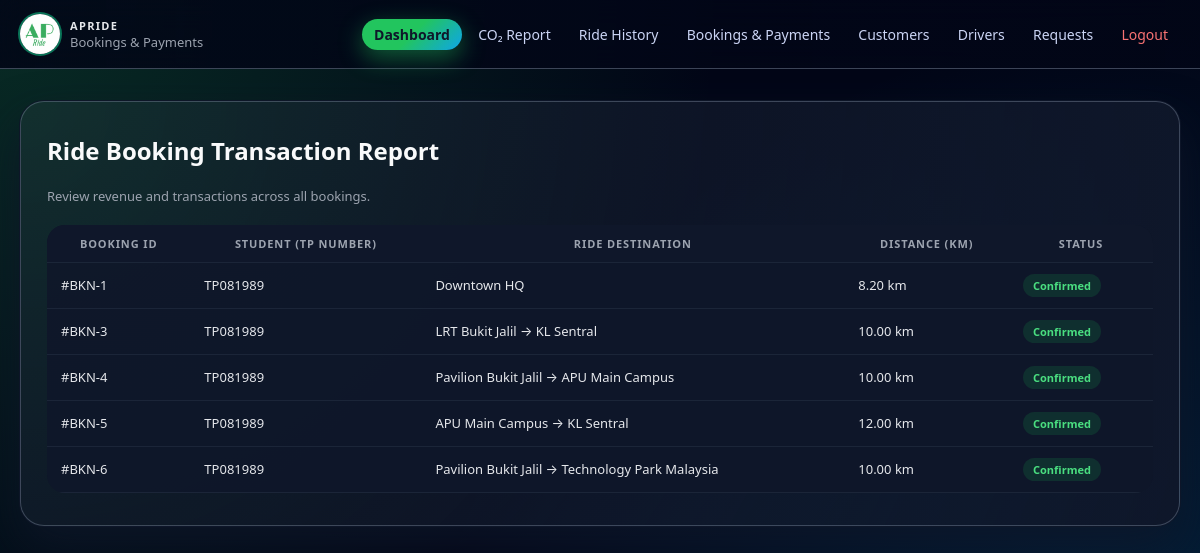
Page /transaction_report.php on the committed database.
### tables this page shows
CREATE TABLE IF NOT EXISTS `booking` (
  `booking_id` int NOT NULL AUTO_INCREMENT,
  `ride_id` int NOT NULL,
  `customer_id` int NOT NULL,
  `status` varchar(100) NOT NULL,
  PRIMARY KEY (`booking_id`),
  KEY `ride_id` (`ride_id`),
  KEY `customer_id` (`customer_id`)
);

CREATE TABLE IF NOT EXISTS `user` (
  `user_id` int NOT NULL AUTO_INCREMENT,
  `TP_Number` varchar(100) NOT NULL,
  `password` varchar(100) NOT NULL,
  `e_mail` varchar(100) DEFAULT NULL,
  `role` varchar(100) NOT NULL,
  `name` varchar(100) NOT NULL,
  PRIMARY KEY (`user_id`),
  UNIQUE KEY `TP_Number` (`TP_Number`),
  UNIQUE KEY `e_mail` (`e_mail`)
);

CREATE TABLE IF NOT EXISTS `ride` (
  `ride_id` int NOT NULL AUTO_INCREMENT,
  `driver_id` int NOT NULL,
  `destination` varchar(100) NOT NULL,
  `date_time` datetime NOT NULL,
  `available_seats` int NOT NULL,
  `price` decimal(10,2) NOT NULL,
  `distance_km` decimal(10,2) NOT NULL,
  PRIMARY KEY (`ride_id`),
  KEY `driver_id` (`driver_id`)
);

### transaction_report.php (the view, shortened to what this page needs)
<?php
include 'db.php';
$sql = "SELECT
            b.booking_id,
            u.tp_number AS student_name,
            r.destination,
            r.distance_km,
            r.ride_id
        FROM Booking b
        JOIN Customer c ON b.customer_id = c.customer_id
        JOIN User u ON c.user_id = u.user_id
        JOIN Ride r ON b.ride_id = r.ride_id";
$result = $conn->query($sql);
?>
<!DOCTYPE html>
<html lang="en">
<head>
    <link rel="stylesheet" href="app.css">
</head>
<body>
    <header class="ap-nav">
        <div class="ap-nav-inner">
            <div class="ap-nav-left">
                <img src="logo.png" alt="Logo" class="ap-logo">
                <div>
                    <div class="ap-brand">APRide</div>
                    <div class="ap-muted">Bookings & Payments</div>
                </div>
            </div>
            <div class="ap-nav-links">
                <a href="admin.php" class="ap-nav-primary">Dashboard</a>
                <a href="co2_report.php">CO₂ Report</a>
                <a href="ride_history.php">Ride History</a>
                <a href="transaction_report.php">Bookings & Payments</a>
                <a href="customer_list.php">Customers</a>
                <a href="view_drivers.php">Drivers</a>
                <a href="admin_approval.php">Requests</a>
                <a href="logout.php" style="color:#f97373;">Logout</a>
            </div>
        </div>
    </header>
    <div class="shell">
        <div class="glass-card">
            <h2 style="margin-top:0;">Ride Booking Transaction Report</h2>
            <p class="ap-muted" style="margin-bottom:20px;">Review revenue and transactions across all bookings.</p>
            <table class="ap-table">
                <thead>
                    <tr>
                        <th>Booking ID</th>
                        <th>Student (TP Number)</th>
                        <th>Ride Destination</th>
                        <th>Distance (km)</th>
                        <th>Status</th>
                    </tr>
                </thead>
                <tbody>
                    <?php
                    if ($result && $result->num_rows > 0) {
                        while($row = $result->fetch_assoc()) {
                            echo "<tr>
                                    <td>#BKN-" . htmlspecialchars($row["booking_id"]) . "</td>
                                    <td>" . htmlspecialchars($row["student_name"]) . "</td>
                                    <td>" . htmlspecialchars($row["destination"]) . "</td>
                                    <td>" . htmlspecialchars($row["distance_km"]) . " km</td>
                                    <td><span class='ap-pill ap-pill-green'>Confirmed</span></td>
                                  </tr>";
                        }
                    } else {
                        echo "<tr><td colspan='5' style='text-align:center; padding:30px; color:#9ca3af;'>No bookings found in the database.</td></tr>";
                    }
                    ?>
                </tbody>
            </table>
        </div>
    </div>
</body>
</html>

### app.css (style rules this page uses)
* { box-sizing: border-box; }
body { margin: 0; font-family: system-ui, -apple-system, BlinkMacSystemFont, "Segoe UI", sans-serif; color: #0f172a; background: radial-gradient(circle at top left, #22c55e33 0, transparent 50%), radial-gradient(circle at bottom right, #0ea5e933 0, transparent 55%), #020617; min-height: 100vh; }
.shell { max-width: 1200px; margin: 0 auto; padding: 32px 20px 48px; }
.ap-nav { position: sticky; top: 0; z-index: 20; backdrop-filter: blur(14px); background: linear-gradient(to right, #020617dd, #020617cc); border-bottom: 1px solid rgba(148, 163, 184, 0.4); }
.ap-nav-inner { max-width: 1200px; margin: 0 auto; padding: 14px 20px; display: flex; align-items: center; justify-content: space-between; gap: 18px; }
.ap-nav-left { display: flex; align-items: center; gap: 10px; }
.ap-logo { height: 40px; border-radius: 999px; box-shadow: 0 0 0 2px rgba(16, 185, 129, 0.6); }
.ap-brand { font-weight: 700; letter-spacing: 0.12em; text-transform: uppercase; font-size: 11px; color: #e5e7eb; }
.ap-nav-links a { color: #cbd5f5; text-decoration: none; font-size: 14px; padding: 6px 12px; border-radius: 999px; transition: background 0.15s, color 0.15s, transform 0.1s; }
.ap-nav-links a.ap-nav-primary { background: linear-gradient(135deg, #22c55e, #22c55e, #0ea5e9); color: #0f172a; font-weight: 600; box-shadow: 0 8px 25px rgba(34, 197, 94, 0.45); }
.glass-card { background: radial-gradient(circle at top left, rgba(148, 163, 184, 0.08), rgba(15, 23, 42, 0.96)); border-radius: 24px; padding: 32px 26px; border: 1px solid rgba(148, 163, 184, 0.35); box-shadow: 0 22px 45px rgba(15, 23, 42, 0.75), 0 0 0 1px rgba(15, 23, 42, 0.9); color: #e5e7eb; }
.glass-card h1, .glass-card h2, .glass-card h3 { margin-top: 0; color: #f9fafb; }
table.ap-table { width: 100%; border-collapse: collapse; margin-top: 14px; background: rgba(15, 23, 42, 0.9); border-radius: 18px; overflow: hidden; color: #e5e7eb; }
table.ap-table thead { background: rgba(15, 23, 42, 0.96); }
table.ap-table th, table.ap-table td { padding: 11px 14px; font-size: 13px; border-bottom: 1px solid rgba(30, 41, 59, 0.85); }
table.ap-table th { text-transform: uppercase; letter-spacing: 0.08em; font-size: 11px; color: #9ca3af; }
.ap-pill { display: inline-flex; align-items: center; padding: 4px 10px; border-radius: 999px; font-size: 11px; font-weight: 600; }
.ap-pill-green { background: rgba(22, 163, 74, 0.18); color: #4ade80; }
.ap-muted { color: #9ca3af; font-size: 13px; }

### rows in the picture
booking: booking_id "1", user.TP_Number "TP081989", ride.destination "Downtown HQ", ride.distance_km "8.20"
booking: booking_id "3", user.TP_Number "TP081989", ride.destination "LRT Bukit Jalil → KL Sentral", ride.distance_km "10.00"
booking: booking_id "4", user.TP_Number "TP081989", ride.destination "Pavilion Bukit Jalil → APU Main Campus", ride.distance_km "10.00"
booking: booking_id "5", user.TP_Number "TP081989", ride.destination "APU Main Campus → KL Sentral", ride.distance_km "12.00"
booking: booking_id "6", user.TP_Number "TP081989", ride.destination "Pavilion Bukit Jalil → Technology Park Malaysia", ride.distance_km "10.00"
